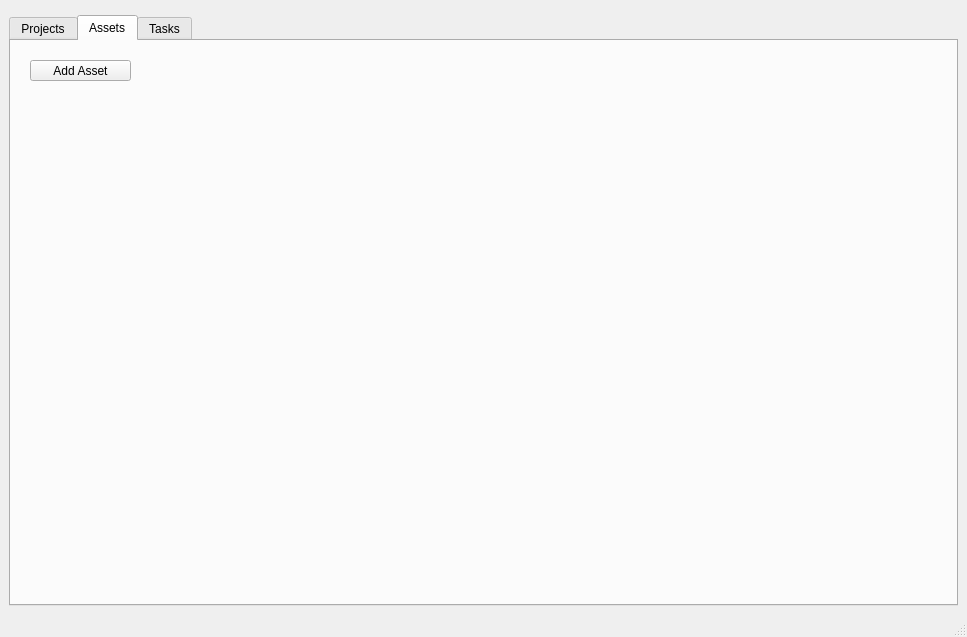
<?xml version="1.0" encoding="UTF-8"?>
<ui version="4.0">
 <class>managments_window</class>
 <widget class="QMainWindow" name="managments_window">
  <property name="geometry">
   <rect>
    <x>0</x>
    <y>0</y>
    <width>967</width>
    <height>637</height>
   </rect>
  </property>
  <property name="maximumSize">
   <size>
    <width>16777215</width>
    <height>16777214</height>
   </size>
  </property>
  <property name="windowTitle">
   <string>Management</string>
  </property>
  <widget class="QWidget" name="centralwidget">
   <layout class="QVBoxLayout" name="verticalLayout">
    <item>
     <widget class="QFrame" name="add_menu_frame">
      <property name="frameShape">
       <enum>QFrame::StyledPanel</enum>
      </property>
      <property name="frameShadow">
       <enum>QFrame::Raised</enum>
      </property>
     </widget>
    </item>
    <item>
     <widget class="QTabWidget" name="managment_tabs">
      <property name="currentIndex">
       <number>1</number>
      </property>
      <widget class="QWidget" name="projects_tab">
       <attribute name="title">
        <string>Projects</string>
       </attribute>
       <widget class="QPushButton" name="print_projects_data_button">
        <property name="geometry">
         <rect>
          <x>90</x>
          <y>20</y>
          <width>75</width>
          <height>23</height>
         </rect>
        </property>
        <property name="text">
         <string>print Projects</string>
        </property>
       </widget>
       <widget class="QPushButton" name="add_project_button">
        <property name="geometry">
         <rect>
          <x>10</x>
          <y>20</y>
          <width>75</width>
          <height>23</height>
         </rect>
        </property>
        <property name="text">
         <string>Set Project</string>
        </property>
       </widget>
      </widget>
      <widget class="QWidget" name="assets_tab">
       <attribute name="title">
        <string>Assets</string>
       </attribute>
       <layout class="QVBoxLayout" name="verticalLayout_3">
        <item>
         <widget class="QFrame" name="create_assets_tasks_frame">
          <property name="frameShape">
           <enum>QFrame::NoFrame</enum>
          </property>
          <property name="frameShadow">
           <enum>QFrame::Raised</enum>
          </property>
          <widget class="QPushButton" name="add_asset_button">
           <property name="geometry">
            <rect>
             <x>10</x>
             <y>10</y>
             <width>101</width>
             <height>21</height>
            </rect>
           </property>
           <property name="text">
            <string>Add Asset</string>
           </property>
          </widget>
         </widget>
        </item>
       </layout>
      </widget>
      <widget class="QWidget" name="tasks_tab">
       <attribute name="title">
        <string>Tasks</string>
       </attribute>
      </widget>
     </widget>
    </item>
   </layout>
  </widget>
  <widget class="QMenuBar" name="menubar">
   <property name="geometry">
    <rect>
     <x>0</x>
     <y>0</y>
     <width>967</width>
     <height>21</height>
    </rect>
   </property>
  </widget>
  <widget class="QStatusBar" name="statusbar"/>
 </widget>
 <resources/>
 <connections/>
</ui>
